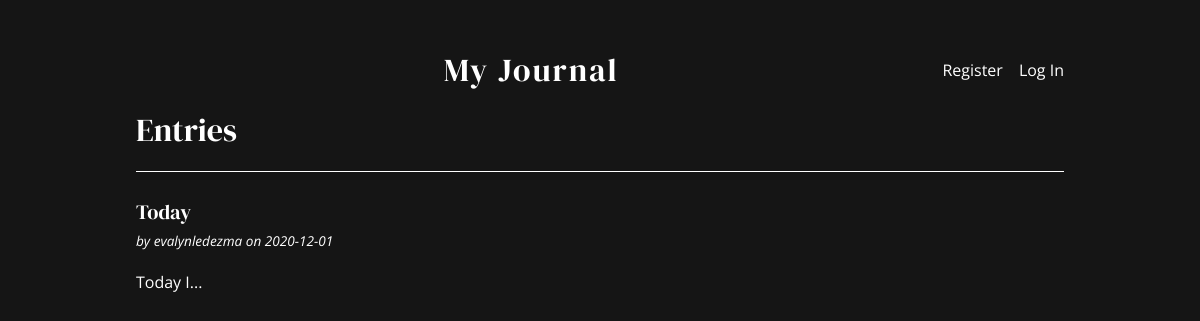
Before: / with the older database file.
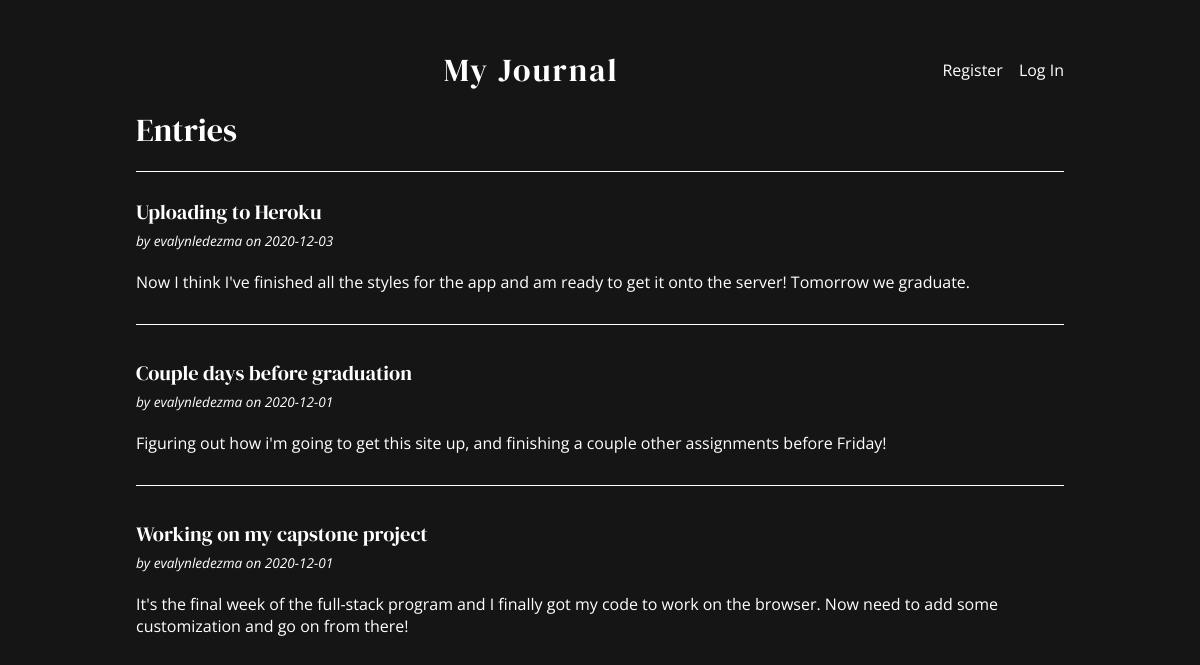
After: the same page with the newer database file.
### tables this page shows
CREATE TABLE post (
  id INTEGER PRIMARY KEY AUTOINCREMENT,
  author_id INTEGER NOT NULL,
  created TIMESTAMP NOT NULL DEFAULT CURRENT_TIMESTAMP,
  title TEXT NOT NULL,
  body TEXT NOT NULL,
  FOREIGN KEY (author_id) REFERENCES user (id)
);

CREATE TABLE user (
  id INTEGER PRIMARY KEY AUTOINCREMENT,
  username TEXT UNIQUE NOT NULL,
  password TEXT NOT NULL
);

### my_journal_flask/blog.py (the view)
@bp.route('/')
def index():
    db = get_db()
    posts = db.execute(
        'SELECT p.id, title, body, created, author_id, username'
        ' FROM post p JOIN user u ON p.author_id = u.id'
        ' ORDER BY created DESC'
    ).fetchall()
    return render_template('blog/index.html', posts=posts)

### my_journal_flask/auth.py (called while the page is built)
@bp.before_app_request
def load_logged_in_user():
    user_id = session.get('user_id')
    if user_id is None:
        g.user = None
    else:
        g.user = get_db().execute(
            'SELECT * FROM user WHERE id = ?', (user_id,)
        ).fetchone()

### my_journal_flask/db.py (called while the page is built)
def get_db():
    if 'db' not in g:
        g.db = sqlite3.connect(
            current_app.config['DATABASE'],
            detect_types=sqlite3.PARSE_DECLTYPES
        )
        g.db.row_factory = sqlite3.Row
    return g.db

### my_journal_flask/templates/blog/index.html (shortened to what this page needs)
{% extends 'base.html' %}
{% block header %}
  <h1>{% block title %}Entries{% endblock %}</h1>
{% endblock %}
{% block content %}
  {% for post in posts %}
    <article class="post">
      <header>
        <div>
          <h1>{{ post['title'] }}</h1>
          <div class="about">by {{ post['username'] }} on {{ post['created'].strftime('%Y-%m-%d') }}</div>
        </div>
      </header>
      <p class="body">{{ post['body'] }}</p>
    </article>
    {% if not loop.last %}
      <hr>
    {% endif %}
  {% endfor %}
{% endblock %}

### my_journal_flask/templates/base.html (shortened to what this page needs)
<!doctype html>
<link rel="stylesheet" type= "text/css" href="{{ url_for('static', filename='style.css') }}">
<nav>
  <h1> My Journal </h1>
  <ul>
    {% if g.user %}
      <li><span>{{ g.user['username'] }}</span>
      <li><a href="{{ url_for('auth.logout') }}">Log Out</a>
    {% else %}
      <li><a href="{{ url_for('auth.register') }}">Register</a>
      <li><a href="{{ url_for('auth.login') }}">Log In</a>
    {% endif %}
  </ul>
</nav>
<section class="content">
  <header>
    {% block header %}{% endblock %}
  </header>
  {% block content %}{% endblock %}
</section>

### my_journal_flask/static/style.css (style rules this page uses)
h1, h2, h3, h4, h5, h6 { font-family: 'DM Serif Display', serif; color: white; margin: 1rem 0; font-size: xx-large; font-weight: lighter; }
a { color: white; text-decoration: none; }
hr { border: none; border-top: 1px solid white; }
nav { background: #151515; display: flex; align-items: center; padding: 0 0.5rem; }
nav h1 { flex: auto; margin: 0; text-align: center; letter-spacing: 2px; }
nav ul { display: flex; list-style: none; margin: 0; padding: 0; }
nav ul li a, nav ul li span, header .action { display: block; padding: 0.5rem; }
.content { padding: 0 1rem 1rem; }
.content > header { border-bottom: 1px solid white; display: flex; align-items: flex-end; }
.content > header h1 { flex: auto; margin: 1rem 0 0.25rem 0; padding-bottom: 15px; }
.post > header { display: flex; align-items: flex-end; font-size: 0.85em; }
.post > header > div:first-of-type { flex: auto; }
.post > header h1 { font-size: 1.5em; margin-bottom: 0; padding-top: 10px; }
.post .about { color: white; font-style: italic; margin-top: 5px; margin-bottom: 5px; }
.post .body { white-space: pre-line; padding-bottom: 15px; }
.content:last-child { margin-bottom: 0; }

Changed rows visible on the page:
added post: title "Uploading to Heroku", username "evalynledezma", created "2020-12-03", body "Now I think I've finished all the styles for the app and am ready to get it onto the server! Tomorrow we graduate."
added post: title "Couple days before graduation", username "evalynledezma", created "2020-12-01", body "Figuring out how i'm going to get this site up, and finishing a couple other assignments before Friday!"
changed post: title "Today" → "Working on my capstone project"; body "Today I..." → "It's the final week of the full-stack program and I finally got my code to work on the browser. Now need to add some customization and go on from there!"
